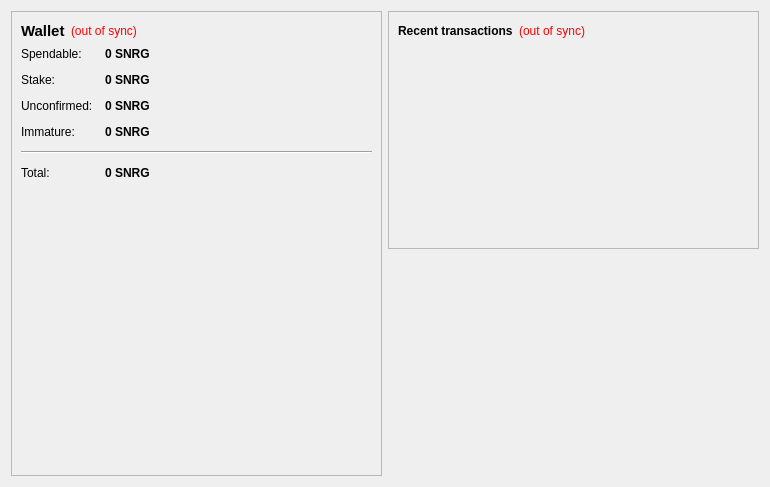
<?xml version="1.0" encoding="UTF-8"?>
<ui version="4.0">
 <class>OverviewPage</class>
 <widget class="QWidget" name="OverviewPage">
  <property name="geometry">
   <rect>
    <x>0</x>
    <y>0</y>
    <width>770</width>
    <height>487</height>
   </rect>
  </property>
  <property name="windowTitle">
   <string>Form</string>
  </property>
  <layout class="QHBoxLayout" name="horizontalLayout" stretch="1,1">
   <item>
    <layout class="QVBoxLayout" name="verticalLayout_2">
     <item>
      <widget class="QFrame" name="frame">
       <property name="frameShape">
        <enum>QFrame::StyledPanel</enum>
       </property>
       <property name="frameShadow">
        <enum>QFrame::Raised</enum>
       </property>
       <layout class="QVBoxLayout" name="verticalLayout_4">
        <item>
         <layout class="QHBoxLayout" name="horizontalLayout_4">
          <item>
           <widget class="QLabel" name="label_5">
            <property name="font">
             <font>
              <pointsize>11</pointsize>
              <weight>75</weight>
              <bold>true</bold>
             </font>
            </property>
            <property name="text">
             <string>Wallet</string>
            </property>
           </widget>
          </item>
          <item>
           <widget class="QLabel" name="labelWalletStatus">
            <property name="toolTip">
             <string>The displayed information may be out of date. Your wallet automatically synchronizes with the synergy network after a connection is established, but this process has not completed yet.</string>
            </property>
            <property name="styleSheet">
             <string notr="true">QLabel { color: red; }</string>
            </property>
            <property name="text">
             <string notr="true">(out of sync)</string>
            </property>
            <property name="alignment">
             <set>Qt::AlignLeading|Qt::AlignLeft|Qt::AlignVCenter</set>
            </property>
           </widget>
          </item>
          <item>
           <spacer name="horizontalSpacer_2">
            <property name="orientation">
             <enum>Qt::Horizontal</enum>
            </property>
            <property name="sizeHint" stdset="0">
             <size>
              <width>40</width>
              <height>20</height>
             </size>
            </property>
           </spacer>
          </item>
         </layout>
        </item>
        <item>
         <layout class="QFormLayout" name="formLayout_2">
          <property name="fieldGrowthPolicy">
           <enum>QFormLayout::AllNonFixedFieldsGrow</enum>
          </property>
          <property name="horizontalSpacing">
           <number>12</number>
          </property>
          <property name="verticalSpacing">
           <number>12</number>
          </property>
          <item row="0" column="0">
           <widget class="QLabel" name="label">
            <property name="text">
             <string>Spendable:</string>
            </property>
           </widget>
          </item>
          <item row="0" column="1">
           <widget class="QLabel" name="labelBalance">
            <property name="font">
             <font>
              <weight>75</weight>
              <bold>true</bold>
             </font>
            </property>
            <property name="cursor">
             <cursorShape>IBeamCursor</cursorShape>
            </property>
            <property name="toolTip">
             <string>Your current spendable balance</string>
            </property>
            <property name="text">
             <string notr="true">0 SNRG</string>
            </property>
            <property name="textInteractionFlags">
             <set>Qt::LinksAccessibleByMouse|Qt::TextSelectableByKeyboard|Qt::TextSelectableByMouse</set>
            </property>
           </widget>
          </item>
          <item row="1" column="0">
           <widget class="QLabel" name="label_6">
            <property name="text">
             <string>Stake:</string>
            </property>
           </widget>
          </item>
          <item row="1" column="1">
           <widget class="QLabel" name="labelStake">
            <property name="font">
             <font>
              <weight>75</weight>
              <bold>true</bold>
             </font>
            </property>
            <property name="cursor">
             <cursorShape>IBeamCursor</cursorShape>
            </property>
            <property name="toolTip">
             <string>Total of coins that was staked, and do not yet count toward the current balance</string>
            </property>
            <property name="text">
             <string notr="true">0 SNRG</string>
            </property>
            <property name="textInteractionFlags">
             <set>Qt::LinksAccessibleByMouse|Qt::TextSelectableByKeyboard|Qt::TextSelectableByMouse</set>
            </property>
           </widget>
          </item>
          <item row="2" column="0">
           <widget class="QLabel" name="label_3">
            <property name="text">
             <string>Unconfirmed:</string>
            </property>
           </widget>
          </item>
          <item row="2" column="1">
           <widget class="QLabel" name="labelUnconfirmed">
            <property name="font">
             <font>
              <weight>75</weight>
              <bold>true</bold>
             </font>
            </property>
            <property name="cursor">
             <cursorShape>IBeamCursor</cursorShape>
            </property>
            <property name="toolTip">
             <string>Total of transactions that have yet to be confirmed, and do not yet count toward the current balance</string>
            </property>
            <property name="text">
             <string notr="true">0 SNRG</string>
            </property>
            <property name="textInteractionFlags">
             <set>Qt::LinksAccessibleByMouse|Qt::TextSelectableByKeyboard|Qt::TextSelectableByMouse</set>
            </property>
           </widget>
          </item>
          <item row="3" column="0">
           <widget class="QLabel" name="labelImmatureText">
            <property name="text">
             <string>Immature:</string>
            </property>
           </widget>
          </item>
          <item row="3" column="1">
           <widget class="QLabel" name="labelImmature">
            <property name="font">
             <font>
              <weight>75</weight>
              <bold>true</bold>
             </font>
            </property>
            <property name="toolTip">
             <string>Mined balance that has not yet matured</string>
            </property>
            <property name="text">
             <string notr="true">0 SNRG</string>
            </property>
            <property name="textInteractionFlags">
             <set>Qt::LinksAccessibleByMouse|Qt::TextSelectableByKeyboard|Qt::TextSelectableByMouse</set>
            </property>
           </widget>
          </item>
          <item row="4" column="0" colspan="2">
           <widget class="Line" name="line">
            <property name="orientation">
             <enum>Qt::Horizontal</enum>
            </property>
           </widget>
          </item>
          <item row="5" column="0">
           <widget class="QLabel" name="labelTotalText">
            <property name="text">
             <string>Total:</string>
            </property>
           </widget>
          </item>
          <item row="5" column="1">
           <widget class="QLabel" name="labelTotal">
            <property name="font">
             <font>
              <weight>75</weight>
              <bold>true</bold>
             </font>
            </property>
            <property name="cursor">
             <cursorShape>IBeamCursor</cursorShape>
            </property>
            <property name="toolTip">
             <string>Your current total balance</string>
            </property>
            <property name="text">
             <string notr="true">0 SNRG</string>
            </property>
            <property name="textInteractionFlags">
             <set>Qt::LinksAccessibleByMouse|Qt::TextSelectableByKeyboard|Qt::TextSelectableByMouse</set>
            </property>
           </widget>
          </item>
         </layout>
        </item>
        <item>
         <spacer name="verticalSpacer">
          <property name="orientation">
           <enum>Qt::Vertical</enum>
          </property>
          <property name="sizeHint" stdset="0">
           <size>
            <width>20</width>
            <height>20</height>
           </size>
          </property>
         </spacer>
        </item>
        <item>
         <widget class="QLabel" name="label_2">
          <property name="minimumSize">
           <size>
            <width>300</width>
            <height>177</height>
           </size>
          </property>
          <property name="text">
           <string>&lt;html&gt;&lt;head/&gt;&lt;body&gt;&lt;p align=&quot;center&quot;&gt;&lt;a href=&quot;https://synergyit.com&quot;&gt;&lt;span style=&quot; text-decoration: underline; color:#0000ff;&quot;&gt;&lt;img src=&quot;:/images/wallet&quot;/&gt;&lt;/span&gt;&lt;/a&gt;&lt;/p&gt;&lt;/body&gt;&lt;/html&gt;</string>
          </property>
         </widget>
        </item>
        <item>
         <spacer name="verticalSpacer_3">
          <property name="orientation">
           <enum>Qt::Vertical</enum>
          </property>
          <property name="sizeHint" stdset="0">
           <size>
            <width>20</width>
            <height>10</height>
           </size>
          </property>
         </spacer>
        </item>
       </layout>
      </widget>
     </item>
    </layout>
   </item>
   <item>
    <layout class="QVBoxLayout" name="verticalLayout_3">
     <item>
      <widget class="QFrame" name="frame_2">
       <property name="frameShape">
        <enum>QFrame::StyledPanel</enum>
       </property>
       <property name="frameShadow">
        <enum>QFrame::Raised</enum>
       </property>
       <layout class="QVBoxLayout" name="verticalLayout">
        <item>
         <layout class="QHBoxLayout" name="horizontalLayout_2">
          <item>
           <widget class="QLabel" name="label_4">
            <property name="text">
             <string>&lt;b&gt;Recent transactions&lt;/b&gt;</string>
            </property>
           </widget>
          </item>
          <item>
           <widget class="QLabel" name="labelTransactionsStatus">
            <property name="toolTip">
             <string>The displayed information may be out of date. Your wallet automatically synchronizes with the synergy network after a connection is established, but this process has not completed yet.</string>
            </property>
            <property name="styleSheet">
             <string notr="true">QLabel { color: red; }</string>
            </property>
            <property name="text">
             <string notr="true">(out of sync)</string>
            </property>
            <property name="alignment">
             <set>Qt::AlignRight|Qt::AlignTrailing|Qt::AlignVCenter</set>
            </property>
           </widget>
          </item>
          <item>
           <spacer name="horizontalSpacer">
            <property name="orientation">
             <enum>Qt::Horizontal</enum>
            </property>
            <property name="sizeHint" stdset="0">
             <size>
              <width>40</width>
              <height>20</height>
             </size>
            </property>
           </spacer>
          </item>
         </layout>
        </item>
        <item>
         <widget class="QListView" name="listTransactions">
          <property name="styleSheet">
           <string notr="true">QListView { background: transparent; }</string>
          </property>
          <property name="frameShape">
           <enum>QFrame::NoFrame</enum>
          </property>
          <property name="verticalScrollBarPolicy">
           <enum>Qt::ScrollBarAlwaysOff</enum>
          </property>
          <property name="horizontalScrollBarPolicy">
           <enum>Qt::ScrollBarAlwaysOff</enum>
          </property>
          <property name="selectionMode">
           <enum>QAbstractItemView::NoSelection</enum>
          </property>
         </widget>
        </item>
       </layout>
      </widget>
     </item>
     <item>
      <spacer name="verticalSpacer_2">
       <property name="orientation">
        <enum>Qt::Vertical</enum>
       </property>
       <property name="sizeHint" stdset="0">
        <size>
         <width>20</width>
         <height>40</height>
        </size>
       </property>
      </spacer>
     </item>
    </layout>
   </item>
  </layout>
 </widget>
 <resources>
  <include location="../bitcoin.qrc"/>
 </resources>
 <connections/>
</ui>
